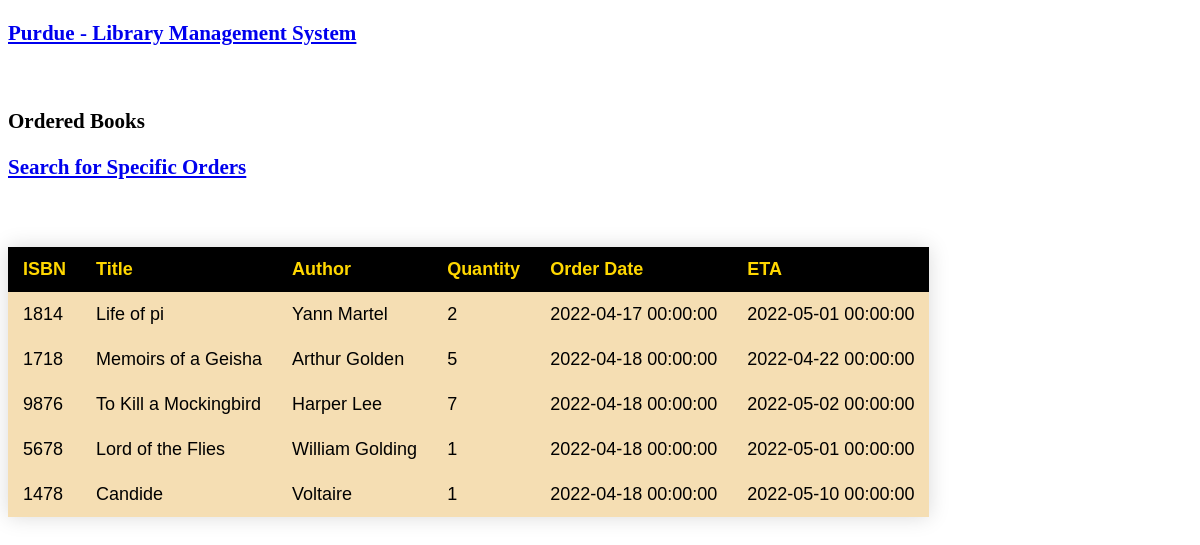
The page /show_orders on the database its author committed.
### app.py (models this page shows, shortened)
class ordered_books(db.Model):
    isbn = db.Column(db.String(200), primary_key=True, nullable=False)
    title = db.Column(db.String(200), nullable=False)
    author = db.Column(db.String(100), nullable=False)
    quantity = db.Column(db.Integer, nullable=False)
    order_date = db.Column(db.DateTime, nullable=False)
    eta = db.Column(db.DateTime, nullable=False)
    received = db.Column(db.Boolean, nullable=False)
    @app.route('/show_orders', methods = ['GET', 'POST'])
    def show_orders():
        return render_template('show_orders.html', ordered_books = ordered_books.query.all())

### app.py (the view)
    @app.route('/show_orders', methods = ['GET', 'POST'])
    def show_orders():
        return render_template('show_orders.html', ordered_books = ordered_books.query.all())

### templates/show_orders.html (shortened to what this page needs)
<!DOCTYPE html>
<html lang = "en">
   <head>
   </head>
   <body>
    <h3>
        <a href = "{{ url_for('show_all') }}">Purdue - Library
           Management System</a>
     </h3> <br>
     <h3> Ordered Books</h3>
     <h3>
      <a href = "{{ url_for('filter_orders') }}"> Search for Specific Orders</a>
      </h3> <br>
      <table class="styled-table">
         <thead>
            <tr>
               <th>ISBN</th>
               <th>Title</th>
               <th>Author</th>
               <th>Quantity</th>
               <th>Order Date</th>
               <th>ETA</th>
            </tr>
         </thead>
         <tbody>
            {% for book in ordered_books %}
               <tr>
                  <td>{{ book.isbn }}</td>
                  <td>{{ book.title}}</td>
                  <td>{{ book.author}}</td>
                  <td>{{ book.quantity}}</td>
                  <td>{{ book.order_date}}</td>
                  <td>{{ book.eta}}</td>
               </tr>
            {% endfor %}
         </tbody>
      </table>
   </body>
</html>

### templates/show_orders.html (style rules this page uses)
table { border-collapse: collapse; margin: 25px 0;font-size: large;font-family: sans-serif;min-width: 400px;box-shadow: 0 0 20px rgba(0, 0, 0, 0.15); }
th { padding: 12px 15px; background-color: black; }
thead { background-color:black;color: gold; text-align: left; }
tr { background-color:wheat; text-align: left; }
td { padding: 12px 15px; background-color: wheat; }
body { font-size: large; }

### rows shown on the page
ordered_books: isbn "1814", title "Life of pi", author "Yann Martel", quantity "2", order_date "2022-04-17 00:00:00", eta "2022-05-01 00:00:00"
ordered_books: isbn "1718", title "Memoirs of a Geisha", author "Arthur Golden", quantity "5", order_date "2022-04-18 00:00:00", eta "2022-04-22 00:00:00"
ordered_books: isbn "9876", title "To Kill a Mockingbird", author "Harper Lee", quantity "7", order_date "2022-04-18 00:00:00", eta "2022-05-02 00:00:00"
ordered_books: isbn "5678", title "Lord of the Flies", author "William Golding", quantity "1", order_date "2022-04-18 00:00:00", eta "2022-05-01 00:00:00"
ordered_books: isbn "1478", title "Candide", author "Voltaire", quantity "1", order_date "2022-04-18 00:00:00", eta "2022-05-10 00:00:00"
